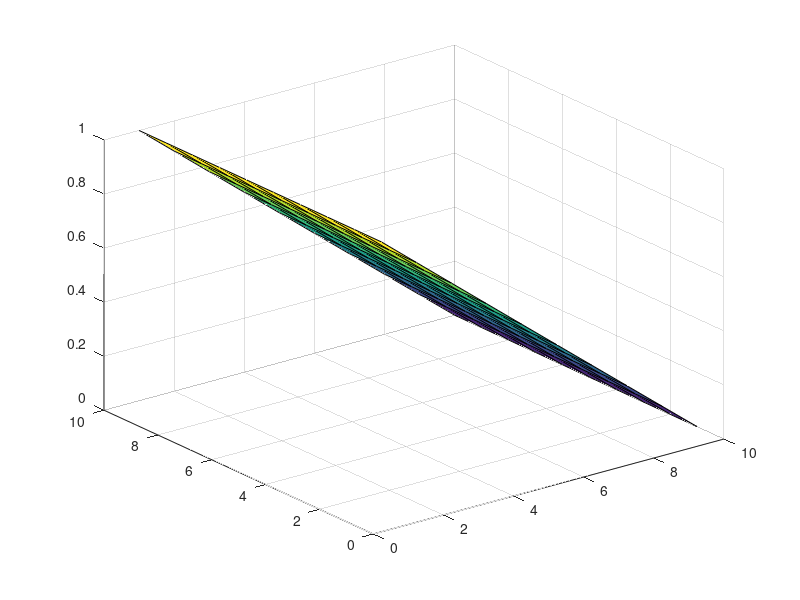
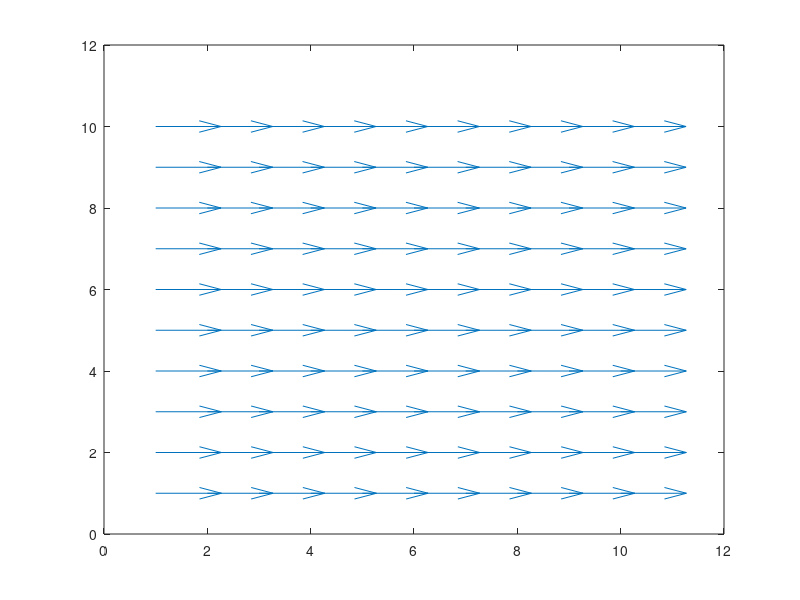

The MATLAB script that drew these images, in order:
nx=10;
ny=10;
ni=nx*ny;
V =zeros(nx,ny);
V(1:ny)=1;
x=zeros(nx,2);
T=V;
Bc=1;
for k=1:ni
    
 for i=1:nx     
        for j=1:ny
            if (Bc==0) %for fixing the sides
                if (i==1 & j>1 & j<ny)
                    T(i,j)=0; end
                if (i==nx & j>1 & j<ny)
                    T(i,j)=0;end
            else
                if (i==1 & j>1 & j<ny) %top array condition
                T(i,j)=(T(i+1,j)+T(i,j+1)+T(i,j-1))./3; end
                if (i==nx & j>1 & j<ny) %bottom array condition
                T(i,j)=(T(i-1,j)+T(i,j+1)+T(i,j-1))./3; end
            end
            
            if (i>1 & i<nx & j>1 & j<ny) %middle of the array condition
                T(i,j)=(T(i+1,j)+T(i-1,j)+T(i,j+1)+T(i,j-1))./4;
                
            end 
          
              
          
          %hold on;
            
        end
end
   pause(0.1);
   surf(T)
end

figure (2)
[EX,EY]=gradient(T);
quiver (-EX',-EY',1)
